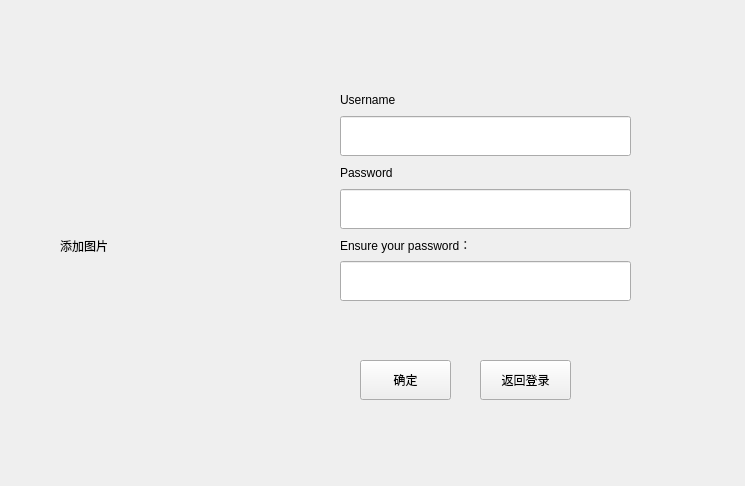
<?xml version="1.0" encoding="UTF-8"?>
<ui version="4.0">
 <class>Signup</class>
 <widget class="QWidget" name="Signup">
  <property name="geometry">
   <rect>
    <x>0</x>
    <y>0</y>
    <width>745</width>
    <height>486</height>
   </rect>
  </property>
  <property name="windowTitle">
   <string>Form</string>
  </property>
  <property name="styleSheet">
   <string notr="true"/>
  </property>
  <widget class="QLabel" name="label_image">
   <property name="geometry">
    <rect>
     <x>60</x>
     <y>90</y>
     <width>221</width>
     <height>311</height>
    </rect>
   </property>
   <property name="text">
    <string>添加图片</string>
   </property>
  </widget>
  <widget class="QWidget" name="layoutWidget">
   <property name="geometry">
    <rect>
     <x>340</x>
     <y>90</y>
     <width>291</width>
     <height>211</height>
    </rect>
   </property>
   <layout class="QVBoxLayout" name="verticalLayout">
    <item>
     <widget class="QLabel" name="label_3">
      <property name="styleSheet">
       <string notr="true">font: 10pt &quot;Arial&quot;;</string>
      </property>
      <property name="text">
       <string>Username</string>
      </property>
     </widget>
    </item>
    <item>
     <widget class="QLineEdit" name="lineEdit_username">
      <property name="minimumSize">
       <size>
        <width>0</width>
        <height>40</height>
       </size>
      </property>
     </widget>
    </item>
    <item>
     <widget class="QLabel" name="label_4">
      <property name="styleSheet">
       <string notr="true">font: 10pt &quot;Arial&quot;;</string>
      </property>
      <property name="text">
       <string>Password</string>
      </property>
     </widget>
    </item>
    <item>
     <widget class="QLineEdit" name="lineEdit_passwd">
      <property name="minimumSize">
       <size>
        <width>0</width>
        <height>40</height>
       </size>
      </property>
     </widget>
    </item>
    <item>
     <widget class="QLabel" name="label_5">
      <property name="styleSheet">
       <string notr="true">font: 10pt &quot;Arial&quot;;</string>
      </property>
      <property name="text">
       <string>Ensure your password：</string>
      </property>
     </widget>
    </item>
    <item>
     <widget class="QLineEdit" name="lineEdit_surepasswd">
      <property name="minimumSize">
       <size>
        <width>0</width>
        <height>40</height>
       </size>
      </property>
     </widget>
    </item>
   </layout>
  </widget>
  <widget class="QPushButton" name="pushButton_2">
   <property name="geometry">
    <rect>
     <x>360</x>
     <y>360</y>
     <width>91</width>
     <height>40</height>
    </rect>
   </property>
   <property name="minimumSize">
    <size>
     <width>0</width>
     <height>40</height>
    </size>
   </property>
   <property name="styleSheet">
    <string notr="true"/>
   </property>
   <property name="text">
    <string>确定</string>
   </property>
  </widget>
  <widget class="QPushButton" name="btn_return">
   <property name="geometry">
    <rect>
     <x>480</x>
     <y>360</y>
     <width>91</width>
     <height>40</height>
    </rect>
   </property>
   <property name="minimumSize">
    <size>
     <width>0</width>
     <height>40</height>
    </size>
   </property>
   <property name="styleSheet">
    <string notr="true"/>
   </property>
   <property name="text">
    <string>返回登录</string>
   </property>
  </widget>
 </widget>
 <resources/>
 <connections/>
</ui>
